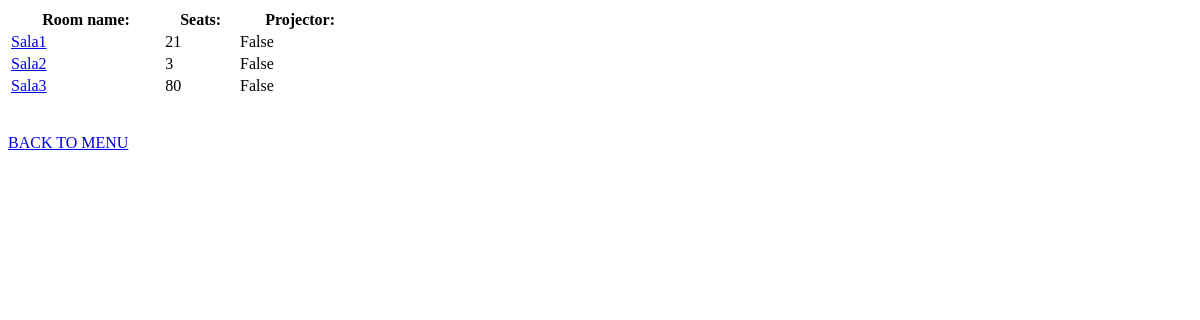
The app's page /room/view/, older data.
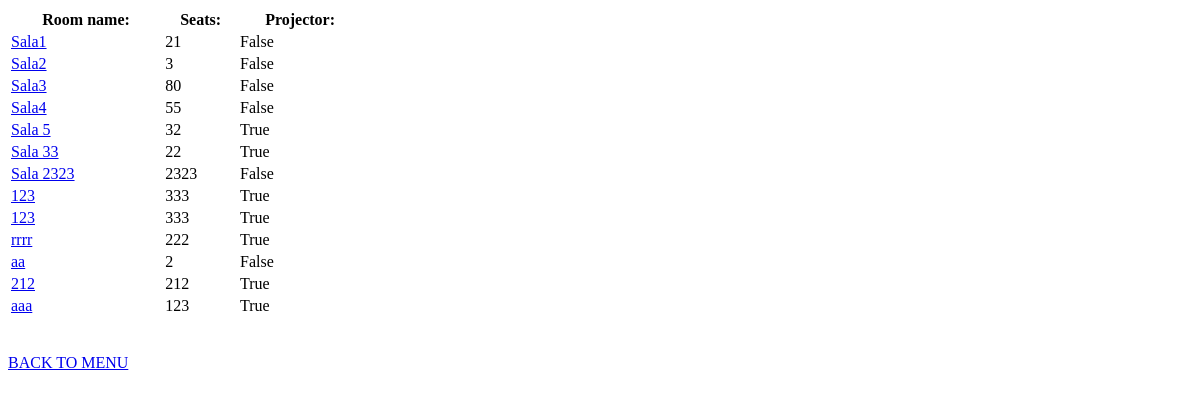
The same page, newer data.
### conf_room/models.py (models this page shows)
class Room(models.Model):
    name = models.CharField(max_length=255)
    seats = models.IntegerField()
    projector = models.BooleanField()

### conf_room/views.py (the view)
# urls.py: path('room/view/', views.RoomsView.as_view()),
class RoomsView(View):
    def get(self, request):
        rooms = Room.objects.all()
        if not rooms:
            return render(request, 'all_rooms.html', context={"error": "No rooms"})
        return render(request, 'all_rooms.html', {'rooms': rooms})

### templates/all_rooms.html (shortened to what this page needs)
<table width="30%">
    <tr>
        <th>Room name:</th>
        <th>Seats:</th>
        <th>Projector:</th>
    </tr>
    {% for Room in rooms %}
        <tr>
            <td><a href="/room/{{ Room.id }}/">{{ Room.name }}</a></td>
            <td>{{ Room.seats }}</td>
            <td>{{ Room.projector }}</td>
        </tr>
    {% endfor %}
</table>
<a href="/menu">BACK TO MENU</a>

Row changes from the older to the newer data that the page shows:
added Room: name "Sala4", seats "55", projector "False"
added Room: name "Sala 5", seats "32", projector "True"
added Room: name "Sala 33", seats "22", projector "True"
added Room: name "Sala 2323", seats "2323", projector "False"
added Room: name "123", seats "333", projector "True"
added Room: name "123", seats "333", projector "True"
added Room: name "rrrr", seats "222", projector "True"
added Room: name "aa", seats "2", projector "False"
added Room: name "212", seats "212", projector "True"
added Room: name "aaa", seats "123", projector "True"
